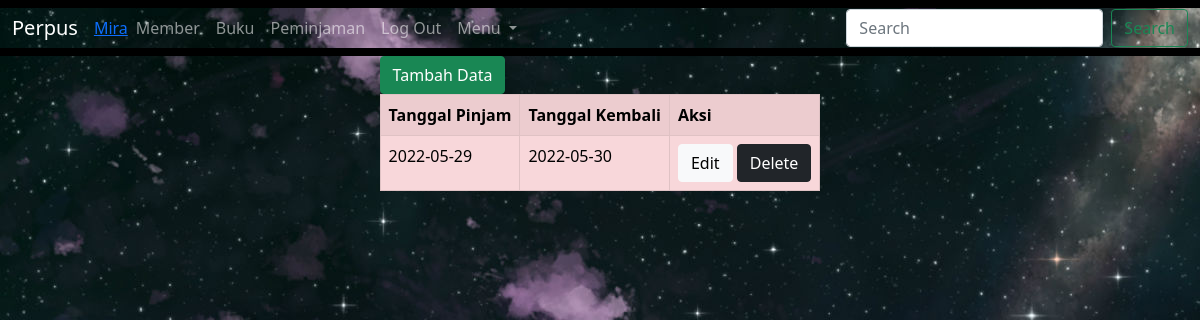
The page /Peminjaman.php (signed in) on the database its author committed.
### tables this page shows
CREATE TABLE `member` (
  `id_member` int(11) NOT NULL,
  `nama_member` varchar(100) NOT NULL,
  `nomor_member` varchar(250) NOT NULL,
  `password_member` varchar(16) NOT NULL,
  `alamat` text NOT NULL,
  `tgl_mendaftar` date NOT NULL,
  `tgl_terakhir_bayar` date NOT NULL
);

CREATE TABLE `peminjaman` (
  `id_peminjaman` int(11) NOT NULL,
  `tgl_pinjam` date NOT NULL,
  `tgl_kembali` date NOT NULL
);

### Model.php (called while the page is built, shortened)
<?php
    function GetDataPeminjaman($pdo)
    {
        $sql = "SELECT * FROM peminjaman";
        $statement = $pdo->prepare($sql);
        $statement->execute();
        $peminjamans = $statement->fetchAll(PDO::FETCH_OBJ);
        return $peminjamans;
    }
?>

### Peminjaman.php (the view, shortened to what this page needs)
<?php
require 'Model.php';
require 'Koneksi.php';
include 'index.php';
?>
<!DOCTYPE html>
<html lang="en">
<head>
</head>
<body>
    <div class="container" style="width:fit-content">
        <a href='FormPeminjaman.php?form=tambah'><button class="btn btn-success">Tambah Data</button></a>
            <table class="table table-bordered table-striped table-danger">
                <tr>
                    <th>Tanggal Pinjam</th>
                    <th>Tanggal Kembali</th>
                    <th>Aksi</th>
                </tr>
            <?php foreach (GetDataPeminjaman($connection) as $row) : ?>
            <tr>
                <td><?= $row->tgl_pinjam; ?></td>
                <td><?= $row->tgl_kembali; ?></td>
                <td>
                    <a href='FormPeminjaman.php?id_peminjaman=<?= $row->id_peminjaman ?>&form=update'><button class="btn btn-light">Edit</button></a>
                    <a onclick="return confirm('Hapus Data?')" href='FormPeminjaman.php?id_peminjaman=<?= $row->id_peminjaman ?>&form=delete'><button class="btn btn-dark">Delete</button></a>
                </td>
            </tr>
        <?php endforeach; ?>
    </div>
</body>
</html>

### index.php (shortened to what this page needs)
<?php
function GetNama($pdo, $nomor_member)
{
    $sql = "SELECT nama_member FROM member WHERE nomor_member = $nomor_member";
    $statement = $pdo->prepare($sql);
    $statement->execute();
    $member = $statement->fetch(PDO::FETCH_OBJ);
    return $member;
}
require 'Koneksi.php';
?>
<!DOCTYPE html>
<html lang="en">
<head>
    <link href="https://cdn.jsdelivr.net/npm/bootstrap@5.1.3/dist/css/bootstrap.min.css" rel="stylesheet">
</head>
<body background="bg.jpg">
    <nav class="navbar navbar-expand-lg navbar-dark bg-black">
        <div class="container-fluid" style="background-image: url('bg.jpg')">
            <a class="navbar-brand" href="index.php">Perpus</a>
            <a class="text-primary" href="index.php"><?php
                                                        if ($_SESSION['NomorMember'] == "Guest")
                                                            echo "Guest";
                                                        else
                                                            echo GetNama($connection, $_SESSION['NomorMember'])->nama_member; ?></a>
            <div class="collapse navbar-collapse" id="navbarNavDropdown">
                <ul class="navbar-nav">
                    <li class="nav-item">
                        <a class="nav-link" href="Member.php">Member</a>
                    </li>
                    <li class="nav-item">
                        <a class="nav-link" href="Buku.php">Buku</a>
                    </li>
                    <li class="nav-item">
                        <a class="nav-link" href="Peminjaman.php">Peminjaman</a>
                    </li>
                    <li>
                        <a class="nav-link" href="FormLogin.php">Log Out</a>
                    </li>
                    <li class="nav-item dropdown">
                        <a class="nav-link dropdown-toggle" href="#" id="navbarDropdownMenuLink" role="button" data-bs-toggle="dropdown" aria-expanded="false">
                            Menu
                        </a>
                    </li>
                </ul>
            </div>
            <form class="d-flex ">
                <input class="form-control me-2" type="search" placeholder="Search" aria-label="Search">
                <button class="btn btn-outline-success" type="submit">Search</button>
            </form>
        </div>
    </nav>
</body>
</html>

### rows shown on the page
member: nama_member "Mira"
peminjaman: tgl_pinjam "2022-05-29", tgl_kembali "2022-05-30"
